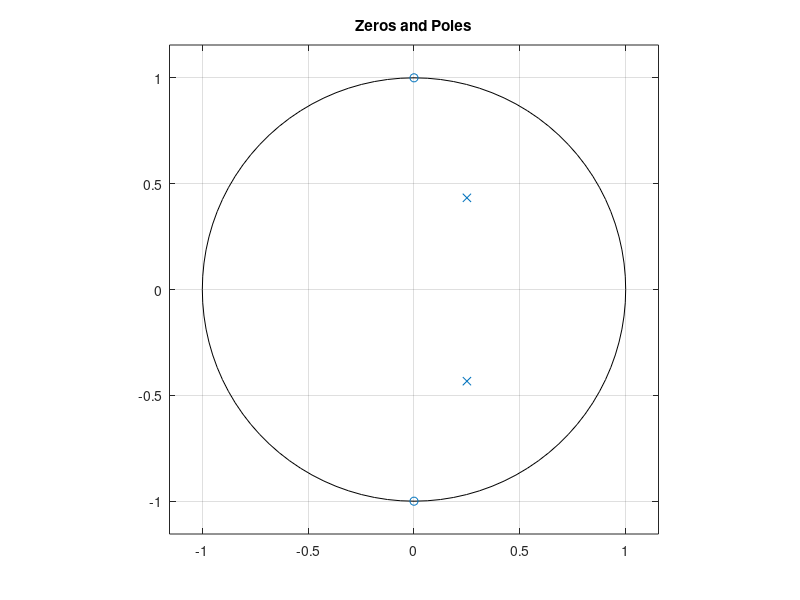

Write the MATLAB code that produced this figure.
clc;
close all;

% Define the numerator and denominator coefficients of the transfer function
num = [1 0 1];
den = [1 -0.5 0.25];

% Compute the zeros and poles
zeros_tf = roots(num);
poles_tf = roots(den);

% Plot the zeros and poles in the z-plane
figure;
zplane(zeros_tf, poles_tf);
title('Zeros and Poles');
